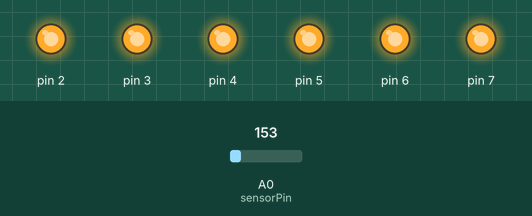
The sketch below on a simulated Arduino Uno, built with avr-gcc and run on an emulated ATmega328P. Shown: output pins drawn as LEDs (lit = HIGH). Inputs (shaded band) come from the test bench; at power-on: A0 (sensorPin) = 153. What the sketch prints to the serial monitor is not drawn.

Above: at 0.1 s.
Timing chart, 0 to 1.6 s (numbered marks = the images above):
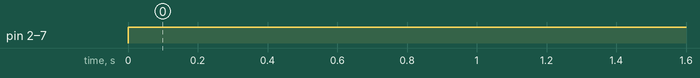

Measured:
- by itself, pin 2–7: LOW → HIGH at 0.00 s

The sketch:

ardino_hitam_lir.ino
```cpp
/*

  Sensing the Temperature with the LM35
  Fritzing.org

  This script will output the sensed temperature of the LM35 from 20 to 32Â°C by LEDs.

  inspired by
  ladyada http://www.ladyada.net/learn/sensors/tmp36.html
  pscmpf http://pscmpf.blogspot.com/2008/12/arduino-lm35-sensor.html

*/

float temperature;                        // stores the temperature
int sensorPin = 0;                        // pin where the sensor is connected to
int startTemp=20;                         // the start temperature > at this temperature, no LED will light up

void setup()
{
  Serial.begin(9600);                     // initialisation of the serial connection
  for (int i=2;i<8; i++){                // output channels from 2 to 7
    pinMode(i,OUTPUT);                    // pin is a output
  }
}

void loop()
{
  temperature = analogRead(sensorPin);    // reading analog sensor value
  temperature = temperature*0.488;        // correcting to Â°C

  for (int i=0;i<8; i++){
    if (temperature>((i*2)+startTemp)){       // switch LED on, if temperature is higher than starttemp + (LED number*2)
      digitalWrite(i,HIGH);
    }
    else {
      digitalWrite(i,LOW);                // else, switch it off
    }
  }

  Serial.print(temperature);Serial.println(" Â°C");  // send the temperarue to the serial monitor
  delay(500);                             // just wait a little
}
```
